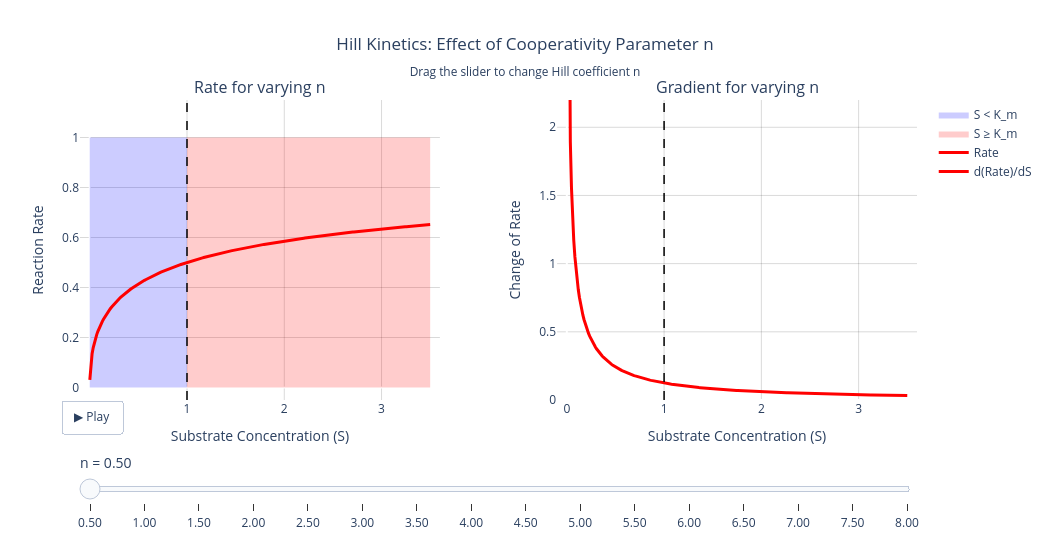

Source (notebook cell):
### Code cell
from plotly.subplots import make_subplots

S_values = np.linspace(0.001, 3.5, 300)
S_left   = np.linspace(0, 1,   100)
S_right  = np.linspace(1, 3.5, 150)

n_animation = np.linspace(0.5, 8.0, 16)

# ── subplots ──────────────────────────────────────────────────────────────────
fig_animation = make_subplots(
    rows=1, cols=2,
    subplot_titles=('Rate for varying n', 'Gradient for varying n'),
    horizontal_spacing=0.14
)

# ── trace 0: blue fill S < K_m (left subplot) ─────────────────────────────────
fig_animation.add_trace(go.Scatter(
    x=np.concatenate([S_left, S_left[::-1]]),
    y=np.concatenate([np.ones(100), np.zeros(100)]),
    fill='toself',
    fillcolor='rgba(0,0,255,0.2)',
    line=dict(color='rgba(0,0,0,0)'),
    name='S < K_m',
    hoverinfo='skip'
), row=1, col=1)

# ── trace 1: red fill S >= K_m (left subplot) ──────────────────────────────────
fig_animation.add_trace(go.Scatter(
    x=np.concatenate([S_right, S_right[::-1]]),
    y=np.concatenate([np.ones(150), np.zeros(150)]),
    fill='toself',
    fillcolor='rgba(255,0,0,0.2)',
    line=dict(color='rgba(0,0,0,0)'),
    name='S \u2265 K_m',
    hoverinfo='skip'
), row=1, col=1)

# ── trace 2: animated Hill function (left subplot) ───────────────────────────
n_init    = n_animation[0]
rate_init = menten_hill_kinetics(S_values, k_max, K_m, n_init)
deriv_init = np.gradient(rate_init, S_values)

fig_animation.add_trace(go.Scatter(
    x=S_values, y=rate_init,
    mode='lines',
    line=dict(color='red', width=3),
    name='Rate'
), row=1, col=1)

# ── trace 3: animated derivative (right subplot) ──────────────────────────────
fig_animation.add_trace(go.Scatter(
    x=S_values, y=deriv_init,
    mode='lines',
    line=dict(color='red', width=3),
    name='d(Rate)/dS'
), row=1, col=2)

# ── frames: update traces 2 & 3 together ─────────────────────────────────────
frames = []
for n_val in n_animation:
    rate  = menten_hill_kinetics(S_values, k_max, K_m, n_val)
    deriv = np.gradient(rate, S_values)
    frames.append(go.Frame(
        data=[
            go.Scatter(x=S_values, y=rate,  mode='lines', line=dict(color='red', width=3)),
            go.Scatter(x=S_values, y=deriv, mode='lines', line=dict(color='red', width=3))
        ],
        traces=[2, 3],
        name=f"n={n_val:.2f}"
    ))

fig_animation.frames = frames

# ── layout ────────────────────────────────────────────────────────────────────
fig_animation.update_layout(
    title=dict(
        text="Hill Kinetics: Effect of Cooperativity Parameter n"
             "<br><sub>Drag the slider to change Hill coefficient n</sub>",
        x=0.5
    ),
    width=1050,
    height=540,
    plot_bgcolor='white',
    legend=dict(x=1.02, y=1, xanchor='left'),
    shapes=[
        dict(type='line', x0=1, x1=1, y0=0, y1=1,
             xref='x',  yref='y domain',
             line=dict(color='black', dash='dash', width=1.5)),
        dict(type='line', x0=1, x1=1, y0=0, y1=1,
             xref='x2', yref='y2 domain',
             line=dict(color='black', dash='dash', width=1.5)),
    ],
    updatemenus=[dict(
        type='buttons',
        showactive=False,
        y=0,
        x=0.05,
        xanchor='right',
        buttons=[dict(
            label='\u25b6 Play',
            method='animate',
            args=[None, {'frame': {'duration': 100, 'redraw': True}, 'fromcurrent': True}]
        )]
    )],
    sliders=[dict(
        currentvalue=dict(prefix='n = ', font=dict(size=14)),
        pad=dict(t=50),
        steps=[dict(
            method='animate',
            args=[[f"n={n_val:.2f}"],
                  {'mode': 'immediate',
                   'frame': {'duration': 100, 'redraw': True},
                   'transition': {'duration': 0}}],
            label=f"{n_val:.2f}"
        ) for n_val in n_animation]
    )]
)

# axes styling to match static plot
grid_style = dict(gridcolor='rgba(0,0,0,0.15)', showgrid=True, gridwidth=1)

fig_animation.update_xaxes(title_text='Substrate Concentration (S)',
                            range=[-0.1, 3.6], **grid_style, row=1, col=1)
fig_animation.update_xaxes(title_text='Substrate Concentration (S)',
                            range=[-0.1, 3.6], **grid_style, row=1, col=2)
fig_animation.update_yaxes(title_text='Reaction Rate',
                            range=[-0.05, 1.15], **grid_style, row=1, col=1)
fig_animation.update_yaxes(title_text='Change of Rate',
                            range=[0, 2.2], **grid_style, row=1, col=2)

fig_animation.show()

### Figure 1 — Plotly figure (JSON) as saved in the notebook; plotly's stock layout.template omitted (floating-point values rounded to 4 significant figures; data arrays with more than 128 entries replaced by an {"elided": "..."} marker saying what was removed)
{"data": [{"fill": "toself", "fillcolor": "rgba(0,0,255,0.2)", "hoverinfo": "skip", "line": {"color": "rgba(0,0,0,0)"}, "name": "S < K_m", "type": "scatter", "x": {"elided": "200 float values"}, "xaxis": "x", "y": {"elided": "200 float values"}, "yaxis": "y"}, {"fill": "toself", "fillcolor": "rgba(255,0,0,0.2)", "hoverinfo": "skip", "line": {"color": "rgba(0,0,0,0)"}, "name": "S ≥ K_m", "type": "scatter", "x": {"elided": "300 float values"}, "xaxis": "x", "y": {"elided": "300 float values"}, "yaxis": "y"}, {"line": {"color": "red", "width": 3}, "mode": "lines", "name": "Rate", "type": "scatter", "x": {"elided": "300 float values"}, "xaxis": "x", "y": {"elided": "300 float values"}, "yaxis": "y"}, {"line": {"color": "red", "width": 3}, "mode": "lines", "name": "d(Rate)/dS", "type": "scatter", "x": {"elided": "300 float values"}, "xaxis": "x2", "y": {"elided": "300 float values"}, "yaxis": "y2"}], "layout": {"annotations": [{"font": {"size": 16}, "showarrow": false, "text": "Rate for varying n", "x": 0.215, "xanchor": "center", "xref": "paper", "y": 1, "yanchor": "bottom", "yref": "paper"}, {"font": {"size": 16}, "showarrow": false, "text": "Gradient for varying n", "x": 0.785, "xanchor": "center", "xref": "paper", "y": 1, "yanchor": "bottom", "yref": "paper"}], "height": 540, "legend": {"x": 1.02, "xanchor": "left", "y": 1}, "plot_bgcolor": "white", "shapes": [{"line": {"color": "black", "dash": "dash", "width": 1.5}, "type": "line", "x0": 1, "x1": 1, "xref": "x", "y0": 0, "y1": 1, "yref": "y domain"}, {"line": {"color": "black", "dash": "dash", "width": 1.5}, "type": "line", "x0": 1, "x1": 1, "xref": "x2", "y0": 0, "y1": 1, "yref": "y2 domain"}], "sliders": [{"currentvalue": {"font": {"size": 14}, "prefix": "n = "}, "pad": {"t": 50}, "steps": [{"args": [["n=0.50"], {"frame": {"duration": 100, "redraw": true}, "mode": "immediate", "transition": {"duration": 0}}], "label": "0.50", "method": "animate"}, {"args": [["n=1.00"], {"frame": {"duration": 100, "redraw": true}, "mode": "immediate", "transition": {"duration": 0}}], "label": "1.00", "method": "animate"}, {"args": [["n=1.50"], {"frame": {"duration": 100, "redraw": true}, "mode": "immediate", "transition": {"duration": 0}}], "label": "1.50", "method": "animate"}, {"args": [["n=2.00"], {"frame": {"duration": 100, "redraw": true}, "mode": "immediate", "transition": {"duration": 0}}], "label": "2.00", "method": "animate"}, {"args": [["n=2.50"], {"frame": {"duration": 100, "redraw": true}, "mode": "immediate", "transition": {"duration": 0}}], "label": "2.50", "method": "animate"}, {"args": [["n=3.00"], {"frame": {"duration": 100, "redraw": true}, "mode": "immediate", "transition": {"duration": 0}}], "label": "3.00", "method": "animate"}, {"args": [["n=3.50"], {"frame": {"duration": 100, "redraw": true}, "mode": "immediate", "transition": {"duration": 0}}], "label": "3.50", "method": "animate"}, {"args": [["n=4.00"], {"frame": {"duration": 100, "redraw": true}, "mode": "immediate", "transition": {"duration": 0}}], "label": "4.00", "method": "animate"}, {"args": [["n=4.50"], {"frame": {"duration": 100, "redraw": true}, "mode": "immediate", "transition": {"duration": 0}}], "label": "4.50", "method": "animate"}, {"args": [["n=5.00"], {"frame": {"duration": 100, "redraw": true}, "mode": "immediate", "transition": {"duration": 0}}], "label": "5.00", "method": "animate"}, {"args": [["n=5.50"], {"frame": {"duration": 100, "redraw": true}, "mode": "immediate", "transition": {"duration": 0}}], "label": "5.50", "method": "animate"}, {"args": [["n=6.00"], {"frame": {"duration": 100, "redraw": true}, "mode": "immediate", "transition": {"duration": 0}}], "label": "6.00", "method": "animate"}, {"args": [["n=6.50"], {"frame": {"duration": 100, "redraw": true}, "mode": "immediate", "transition": {"duration": 0}}], "label": "6.50", "method": "animate"}, {"args": [["n=7.00"], {"frame": {"duration": 100, "redraw": true}, "mode": "immediate", "transition": {"duration": 0}}], "label": "7.00", "method": "animate"}, {"args": [["n=7.50"], {"frame": {"duration": 100, "redraw": true}, "mode": "immediate", "transition": {"duration": 0}}], "label": "7.50", "method": "animate"}, {"args": [["n=8.00"], {"frame": {"duration": 100, "redraw": true}, "mode": "immediate", "transition": {"duration": 0}}], "label": "8.00", "method": "animate"}]}], "title": {"text": "Hill Kinetics: Effect of Cooperativity Parameter n<br><sub>Drag the slider to change Hill coefficient n</sub>", "x": 0.5}, "updatemenus": [{"buttons": [{"args": [null, {"frame": {"duration": 100, "redraw": true}, "fromcurrent": true}], "label": "▶ Play", "method": "animate"}], "showactive": false, "type": "buttons", "x": 0.05, "xanchor": "right", "y": 0}], "width": 1050, "xaxis": {"anchor": "y", "domain": [0, 0.43], "gridcolor": "rgba(0,0,0,0.15)", "gridwidth": 1, "range": [-0.1, 3.6], "showgrid": true, "title": {"text": "Substrate Concentration (S)"}}, "xaxis2": {"anchor": "y2", "domain": [0.57, 1], "gridcolor": "rgba(0,0,0,0.15)", "gridwidth": 1, "range": [-0.1, 3.6], "showgrid": true, "title": {"text": "Substrate Concentration (S)"}}, "yaxis": {"anchor": "x", "domain": [0, 1], "gridcolor": "rgba(0,0,0,0.15)", "gridwidth": 1, "range": [-0.05, 1.15], "showgrid": true, "title": {"text": "Reaction Rate"}}, "yaxis2": {"anchor": "x2", "domain": [0, 1], "gridcolor": "rgba(0,0,0,0.15)", "gridwidth": 1, "range": [0, 2.2], "showgrid": true, "title": {"text": "Change of Rate"}}}}
